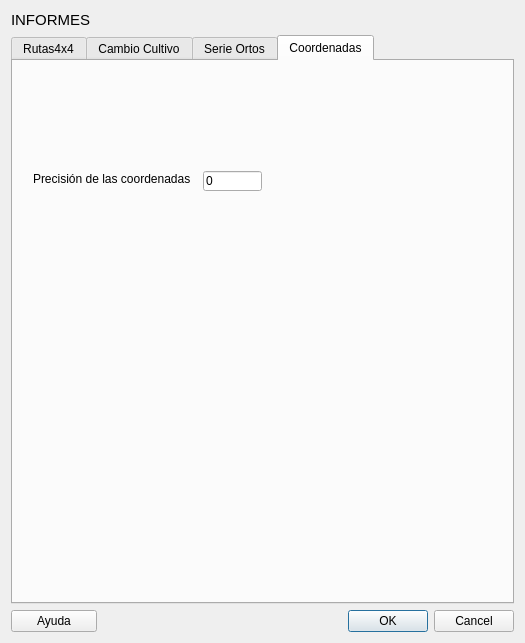
<?xml version="1.0" encoding="UTF-8"?>
<ui version="4.0">
 <class>InformesDialogBase</class>
 <widget class="QDialog" name="InformesDialogBase">
  <property name="geometry">
   <rect>
    <x>0</x>
    <y>0</y>
    <width>525</width>
    <height>643</height>
   </rect>
  </property>
  <property name="windowTitle">
   <string>INFORMES PDF</string>
  </property>
  <layout class="QGridLayout" name="gridLayout_2">
   <item row="2" column="0" colspan="2">
    <widget class="QPushButton" name="help_button">
     <property name="text">
      <string>Ayuda</string>
     </property>
    </widget>
   </item>
   <item row="2" column="2">
    <widget class="QDialogButtonBox" name="button_box">
     <property name="orientation">
      <enum>Qt::Horizontal</enum>
     </property>
     <property name="standardButtons">
      <set>QDialogButtonBox::Cancel|QDialogButtonBox::Ok</set>
     </property>
    </widget>
   </item>
   <item row="0" column="0">
    <widget class="QLabel" name="label_9">
     <property name="font">
      <font>
       <pointsize>11</pointsize>
      </font>
     </property>
     <property name="text">
      <string>INFORMES</string>
     </property>
    </widget>
   </item>
   <item row="1" column="0" colspan="3">
    <widget class="QTabWidget" name="tab">
     <property name="toolTip">
      <string>&lt;html&gt;&lt;head/&gt;&lt;body&gt;&lt;p&gt;&lt;br/&gt;&lt;/p&gt;&lt;/body&gt;&lt;/html&gt;</string>
     </property>
     <property name="currentIndex">
      <number>3</number>
     </property>
     <widget class="QWidget" name="tabruta">
      <attribute name="title">
       <string>Rutas4x4</string>
      </attribute>
      <widget class="QLabel" name="label_16">
       <property name="geometry">
        <rect>
         <x>91</x>
         <y>9</y>
         <width>94</width>
         <height>23</height>
        </rect>
       </property>
       <property name="font">
        <font>
         <pointsize>14</pointsize>
        </font>
       </property>
       <property name="text">
        <string>RUTAS 4X4</string>
       </property>
      </widget>
      <widget class="QLineEdit" name="lineEdit_titulo">
       <property name="geometry">
        <rect>
         <x>80</x>
         <y>100</y>
         <width>241</width>
         <height>20</height>
        </rect>
       </property>
      </widget>
      <widget class="QLabel" name="label_12">
       <property name="geometry">
        <rect>
         <x>30</x>
         <y>100</y>
         <width>31</width>
         <height>16</height>
        </rect>
       </property>
       <property name="font">
        <font>
         <pointsize>9</pointsize>
        </font>
       </property>
       <property name="text">
        <string>Titulo</string>
       </property>
      </widget>
      <widget class="QLineEdit" name="lineEdit_ruta">
       <property name="geometry">
        <rect>
         <x>75</x>
         <y>51</y>
         <width>241</width>
         <height>20</height>
        </rect>
       </property>
      </widget>
      <widget class="QPushButton" name="pushButton_ruta">
       <property name="geometry">
        <rect>
         <x>334</x>
         <y>50</y>
         <width>111</width>
         <height>23</height>
        </rect>
       </property>
       <property name="text">
        <string>Selecciona SHP</string>
       </property>
      </widget>
      <widget class="QLabel" name="label_11">
       <property name="geometry">
        <rect>
         <x>24</x>
         <y>50</y>
         <width>45</width>
         <height>16</height>
        </rect>
       </property>
       <property name="font">
        <font>
         <pointsize>9</pointsize>
        </font>
       </property>
       <property name="text">
        <string>RUTA</string>
       </property>
      </widget>
     </widget>
     <widget class="QWidget" name="tabcambiocultivo">
      <attribute name="title">
       <string>Cambio Cultivo</string>
      </attribute>
      <widget class="QLabel" name="label_7">
       <property name="geometry">
        <rect>
         <x>50</x>
         <y>180</y>
         <width>53</width>
         <height>16</height>
        </rect>
       </property>
       <property name="text">
        <string>POLIGONO</string>
       </property>
      </widget>
      <widget class="QLineEdit" name="POL">
       <property name="geometry">
        <rect>
         <x>170</x>
         <y>180</y>
         <width>59</width>
         <height>20</height>
        </rect>
       </property>
       <property name="text">
        <string/>
       </property>
      </widget>
      <widget class="QComboBox" name="cbPRO">
       <property name="geometry">
        <rect>
         <x>170</x>
         <y>50</y>
         <width>131</width>
         <height>20</height>
        </rect>
       </property>
      </widget>
      <widget class="QLineEdit" name="MUN">
       <property name="geometry">
        <rect>
         <x>170</x>
         <y>140</y>
         <width>59</width>
         <height>20</height>
        </rect>
       </property>
       <property name="text">
        <string/>
       </property>
      </widget>
      <widget class="QLabel" name="label_8">
       <property name="geometry">
        <rect>
         <x>50</x>
         <y>220</y>
         <width>45</width>
         <height>16</height>
        </rect>
       </property>
       <property name="text">
        <string>PARCELA</string>
       </property>
      </widget>
      <widget class="QLabel" name="label_17">
       <property name="geometry">
        <rect>
         <x>50</x>
         <y>100</y>
         <width>56</width>
         <height>16</height>
        </rect>
       </property>
       <property name="text">
        <string>COMARCA</string>
       </property>
      </widget>
      <widget class="QLabel" name="label_18">
       <property name="geometry">
        <rect>
         <x>240</x>
         <y>140</y>
         <width>55</width>
         <height>16</height>
        </rect>
       </property>
       <property name="text">
        <string>o</string>
       </property>
      </widget>
      <widget class="QLabel" name="label_6">
       <property name="geometry">
        <rect>
         <x>50</x>
         <y>140</y>
         <width>55</width>
         <height>16</height>
        </rect>
       </property>
       <property name="text">
        <string>MUNICIPIO</string>
       </property>
      </widget>
      <widget class="QLineEdit" name="PAR">
       <property name="geometry">
        <rect>
         <x>170</x>
         <y>220</y>
         <width>59</width>
         <height>20</height>
        </rect>
       </property>
       <property name="text">
        <string/>
       </property>
      </widget>
      <widget class="QLabel" name="label">
       <property name="geometry">
        <rect>
         <x>50</x>
         <y>50</y>
         <width>56</width>
         <height>16</height>
        </rect>
       </property>
       <property name="text">
        <string>PROVINCIA</string>
       </property>
      </widget>
      <widget class="QCheckBox" name="mycheckbox2">
       <property name="geometry">
        <rect>
         <x>170</x>
         <y>80</y>
         <width>101</width>
         <height>17</height>
        </rect>
       </property>
       <property name="text">
        <string>Usar Comarca</string>
       </property>
       <property name="checked">
        <bool>true</bool>
       </property>
      </widget>
      <widget class="QComboBox" name="cbCOM">
       <property name="geometry">
        <rect>
         <x>170</x>
         <y>100</y>
         <width>181</width>
         <height>20</height>
        </rect>
       </property>
      </widget>
      <widget class="QLabel" name="label_3">
       <property name="geometry">
        <rect>
         <x>30</x>
         <y>20</y>
         <width>401</width>
         <height>16</height>
        </rect>
       </property>
       <property name="font">
        <font>
         <pointsize>10</pointsize>
         <weight>75</weight>
         <bold>true</bold>
        </font>
       </property>
       <property name="text">
        <string>BUSQUEDA POR PROVINCIA MUNICIPIO POLIGONO Y PARCELA</string>
       </property>
      </widget>
      <widget class="QComboBox" name="cbMUN">
       <property name="geometry">
        <rect>
         <x>250</x>
         <y>140</y>
         <width>181</width>
         <height>20</height>
        </rect>
       </property>
      </widget>
     </widget>
     <widget class="QWidget" name="serieortofotos">
      <attribute name="title">
       <string>Serie Ortos</string>
      </attribute>
      <widget class="QLabel" name="label_5">
       <property name="geometry">
        <rect>
         <x>40</x>
         <y>40</y>
         <width>401</width>
         <height>16</height>
        </rect>
       </property>
       <property name="font">
        <font>
         <pointsize>10</pointsize>
         <weight>75</weight>
         <bold>true</bold>
        </font>
       </property>
       <property name="text">
        <string>BUSQUEDA POR PROVINCIA MUNICIPIO POLIGONO Y PARCELA</string>
       </property>
      </widget>
      <widget class="QComboBox" name="cbCOM_3">
       <property name="geometry">
        <rect>
         <x>180</x>
         <y>120</y>
         <width>181</width>
         <height>20</height>
        </rect>
       </property>
      </widget>
      <widget class="QComboBox" name="cbPRO_3">
       <property name="geometry">
        <rect>
         <x>180</x>
         <y>70</y>
         <width>131</width>
         <height>20</height>
        </rect>
       </property>
      </widget>
      <widget class="QLabel" name="label_23">
       <property name="geometry">
        <rect>
         <x>60</x>
         <y>70</y>
         <width>56</width>
         <height>16</height>
        </rect>
       </property>
       <property name="text">
        <string>PROVINCIA</string>
       </property>
      </widget>
      <widget class="QLabel" name="label_24">
       <property name="geometry">
        <rect>
         <x>60</x>
         <y>240</y>
         <width>45</width>
         <height>16</height>
        </rect>
       </property>
       <property name="text">
        <string>PARCELA</string>
       </property>
      </widget>
      <widget class="QLineEdit" name="MUN_3">
       <property name="geometry">
        <rect>
         <x>180</x>
         <y>160</y>
         <width>59</width>
         <height>20</height>
        </rect>
       </property>
       <property name="text">
        <string/>
       </property>
      </widget>
      <widget class="QComboBox" name="cbMUN_3">
       <property name="geometry">
        <rect>
         <x>260</x>
         <y>160</y>
         <width>181</width>
         <height>20</height>
        </rect>
       </property>
      </widget>
      <widget class="QLineEdit" name="PAR_3">
       <property name="geometry">
        <rect>
         <x>180</x>
         <y>240</y>
         <width>59</width>
         <height>20</height>
        </rect>
       </property>
       <property name="text">
        <string/>
       </property>
      </widget>
      <widget class="QCheckBox" name="mycheckbox3">
       <property name="geometry">
        <rect>
         <x>180</x>
         <y>100</y>
         <width>101</width>
         <height>17</height>
        </rect>
       </property>
       <property name="text">
        <string>Usar Comarca</string>
       </property>
       <property name="checked">
        <bool>true</bool>
       </property>
      </widget>
      <widget class="QLabel" name="label_25">
       <property name="geometry">
        <rect>
         <x>60</x>
         <y>160</y>
         <width>55</width>
         <height>16</height>
        </rect>
       </property>
       <property name="text">
        <string>MUNICIPIO</string>
       </property>
      </widget>
      <widget class="QLineEdit" name="POL_3">
       <property name="geometry">
        <rect>
         <x>180</x>
         <y>200</y>
         <width>59</width>
         <height>20</height>
        </rect>
       </property>
       <property name="text">
        <string/>
       </property>
      </widget>
      <widget class="QLabel" name="label_26">
       <property name="geometry">
        <rect>
         <x>60</x>
         <y>120</y>
         <width>56</width>
         <height>16</height>
        </rect>
       </property>
       <property name="text">
        <string>COMARCA</string>
       </property>
      </widget>
      <widget class="QLabel" name="label_27">
       <property name="geometry">
        <rect>
         <x>250</x>
         <y>160</y>
         <width>55</width>
         <height>16</height>
        </rect>
       </property>
       <property name="text">
        <string>o</string>
       </property>
      </widget>
      <widget class="QLabel" name="label_28">
       <property name="geometry">
        <rect>
         <x>60</x>
         <y>200</y>
         <width>53</width>
         <height>16</height>
        </rect>
       </property>
       <property name="text">
        <string>POLIGONO</string>
       </property>
      </widget>
      <widget class="QLineEdit" name="text_ano1">
       <property name="geometry">
        <rect>
         <x>130</x>
         <y>290</y>
         <width>59</width>
         <height>20</height>
        </rect>
       </property>
       <property name="text">
        <string>2005</string>
       </property>
      </widget>
      <widget class="QLineEdit" name="text_ano2">
       <property name="geometry">
        <rect>
         <x>300</x>
         <y>290</y>
         <width>59</width>
         <height>20</height>
        </rect>
       </property>
       <property name="text">
        <string>2015</string>
       </property>
      </widget>
      <widget class="QLabel" name="label_29">
       <property name="geometry">
        <rect>
         <x>60</x>
         <y>290</y>
         <width>61</width>
         <height>16</height>
        </rect>
       </property>
       <property name="text">
        <string>Año Inicial</string>
       </property>
      </widget>
      <widget class="QLabel" name="label_30">
       <property name="geometry">
        <rect>
         <x>230</x>
         <y>290</y>
         <width>61</width>
         <height>16</height>
        </rect>
       </property>
       <property name="text">
        <string>Año Final</string>
       </property>
      </widget>
     </widget>
     <widget class="QWidget" name="coordenadas">
      <attribute name="title">
       <string>Coordenadas</string>
      </attribute>
      <widget class="QLineEdit" name="lineEdit_decimales">
       <property name="geometry">
        <rect>
         <x>190</x>
         <y>110</y>
         <width>59</width>
         <height>20</height>
        </rect>
       </property>
       <property name="text">
        <string>0</string>
       </property>
      </widget>
      <widget class="QLabel" name="label_31">
       <property name="geometry">
        <rect>
         <x>20</x>
         <y>110</y>
         <width>181</width>
         <height>16</height>
        </rect>
       </property>
       <property name="text">
        <string>Precisión de las coordenadas</string>
       </property>
      </widget>
     </widget>
    </widget>
   </item>
  </layout>
 </widget>
 <resources/>
 <connections>
  <connection>
   <sender>button_box</sender>
   <signal>accepted()</signal>
   <receiver>InformesDialogBase</receiver>
   <slot>accept()</slot>
   <hints>
    <hint type="sourcelabel">
     <x>20</x>
     <y>20</y>
    </hint>
    <hint type="destinationlabel">
     <x>20</x>
     <y>20</y>
    </hint>
   </hints>
  </connection>
  <connection>
   <sender>button_box</sender>
   <signal>rejected()</signal>
   <receiver>InformesDialogBase</receiver>
   <slot>reject()</slot>
   <hints>
    <hint type="sourcelabel">
     <x>20</x>
     <y>20</y>
    </hint>
    <hint type="destinationlabel">
     <x>20</x>
     <y>20</y>
    </hint>
   </hints>
  </connection>
 </connections>
</ui>
